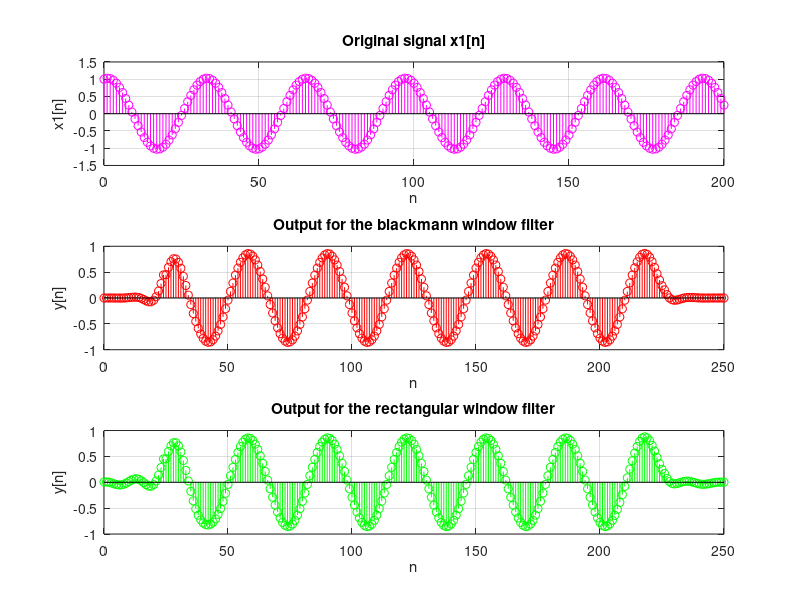
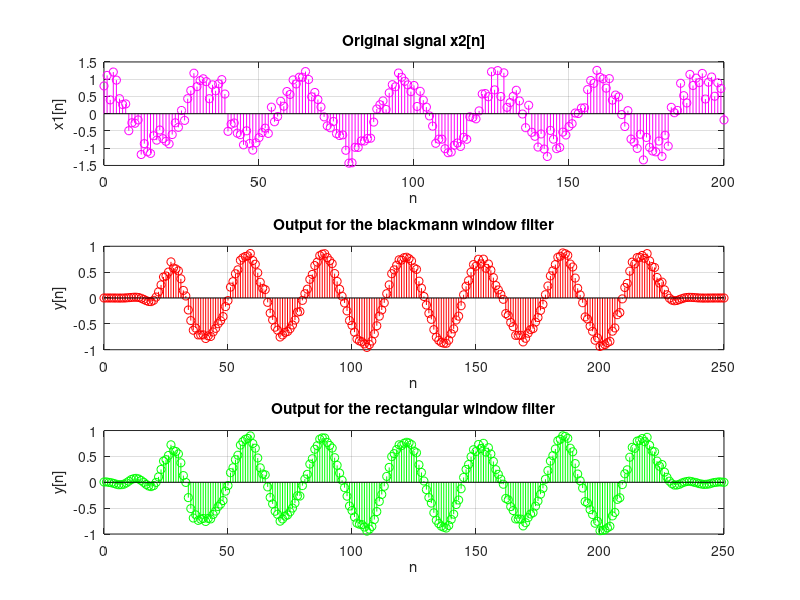

Source code (MATLAB) for these figures, in order:
n1=0:200;
xn = cos(pi*n1*1/16) + 0.25*sin(pi*n1*1/16);

n=0:50;
multiply = 1./(pi*(25-n));
hd = multiply.*(sin(pi/6*(25 - n)));
hd(26) = 0;

% -- making the blackmann window -- %
wn = blackman(51);
wn = transpose(wn);
hn = hd.*wn;

y = conv(xn,hn);
figure();
subplot(3,1,1);
stem(n1,xn,'magenta');
title("Original signal x1[n]");
grid on;
ylabel("x1[n]");
xlabel("n");

subplot(3,1,2);
stem(0:250,y,'red');
title("Output for the blackmann window filter");
grid on;
ylabel("y[n]");
xlabel("n");

multiply = 1./(pi*(25-n));
% hn is just the fist 51 samples of hd because the window will be of
% length 51
hn = multiply.*(sin(pi/6*(25 - n)));
hn(26) = 0;
y = conv(xn,hn);

subplot(3,1,3);
stem(0:250,y,'green');
title("Output for the rectangular window filter");
grid on;
ylabel("y[n]");
xlabel("n");

xn = cos(pi*n1*1/16) + 0.25*randn(1,201);
n=0:50;
multiply = 1./(pi*(25-n));
hd = multiply.*(sin(pi/6*(25 - n)));
hd(26) = 0;

% -- making the blackmann window -- %
wn = blackman(51);
wn = transpose(wn);
hn = hd.*wn;

y = conv(xn,hn);
figure();
subplot(3,1,1);
stem(n1,xn,'magenta');
title("Original signal x2[n]");
grid on;
ylabel("x1[n]");
xlabel("n");

subplot(3,1,2);
stem(0:250,y,'red');
title("Output for the blackmann window filter");
grid on;
ylabel("y[n]");
xlabel("n");

multiply = 1./(pi*(25-n));
% hn is just the fist 51 samples of hd because the window will be of
% length 51
hn = multiply.*(sin(pi/6*(25 - n)));
hn(26) = 0;
y = conv(xn,hn);

subplot(3,1,3);
stem(0:250,y,'green');
title("Output for the rectangular window filter");
grid on;
ylabel("y[n]");
xlabel("n");
